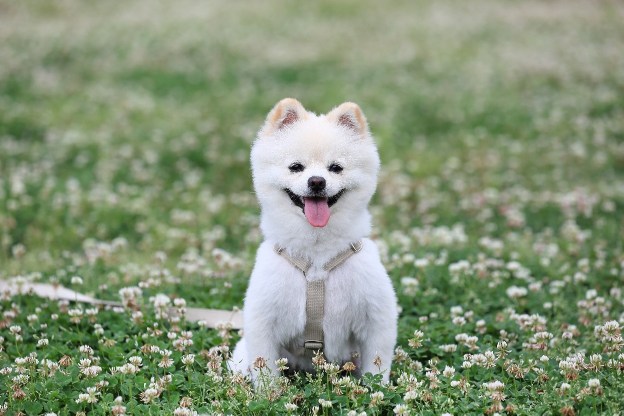
#> input picture dog.jpg, 1247 x 831 px (shown at 1/2 size)
$ jupyter execute --allow-errors '13. numpy.ipynb'
#> lines starting #> are read from the running program, lines starting #| are printed output that depends on the picture
[cell 1]
import numpy as np

data = [[120, 135, 150, 145],  # 제품A
    [100, 110, 140, 130],  # 제품B
    [90, 100, 95, 105]]

data

[cell 2]
np.array(data)

[cell 3]
sales_data = np.array(data)
np.sum(sales_data, axis=1) #총 판매량

[cell 4]
profit_per_unit = np.array([20,30,25])
total_sales = np.dot(profit_per_unit, sales_data)
total_sales #총판매금액

# 넘파이의 사용

1. 데이터 분석 프로젝트: 수치형 데이터의 요약, 통계, 시각화
2. 이미지 처리 프로젝트: 이미지 분석
3. 게임, 시뮬레이션 프로그램: 수치시뮬레이션 등을 구현
4. 머신러닝 / 딥러닝 모델 프로젝트: 금융데이터, 의료데이터, 실험데이터, 센서데이터터

# 이미지 처리

[cell 5]
from PIL import Image
img = Image.open('dog.jpg').convert('L')
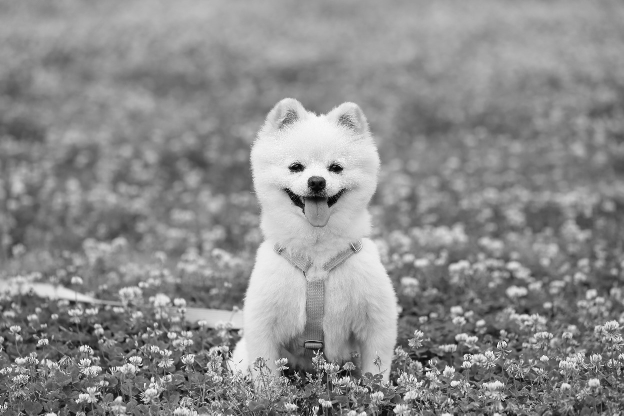
#> img: PIL image 1247x831 L (shown at 1/2 size); min 0, max 255, mean 140.2
img_ary = np.array(img)
new_img = np.clip(img_ary+10, 0, 255).astype(np.uint8)
Image.fromarray(new_img).save('new_sample.jpg')

[cell 6]
inverted = 255 - img_ary
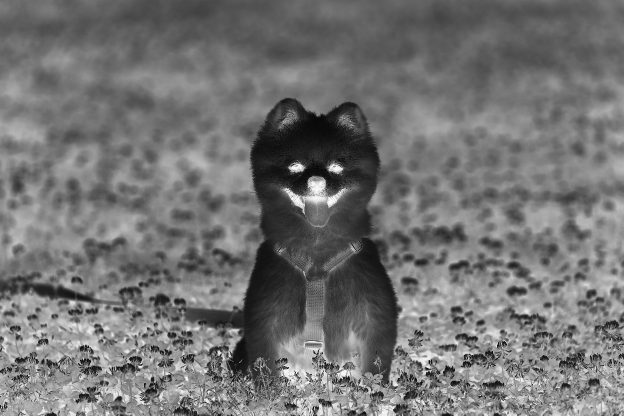
#> inverted: shape (831, 1247) (shown at 1/2 size); min 0, max 255, mean 114.8
Image.fromarray(inverted).save('new_sample1.jpg')

# 데이터 시뮬레이션

#> (a cell that did not finish here is left out)

[cell 8]
import matplotlib.pyplot as plt

n_step = 1000
step = np.random.choice([-1, 1], size=n_step)
walk = np.cumsum(step)

plt.plot(walk)
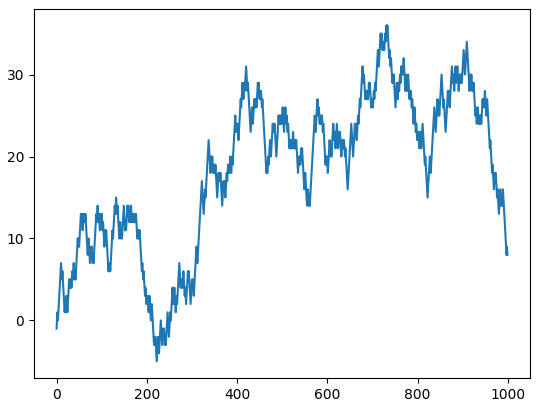
#> figure drawn by matplotlib, 1 panel; curve peaks at x = 731, y = 36

[cell 9]
#배열 생성
import numpy as np

arr = np.array([[1,2,3],
               [4,5,6],
               [7,8,9]])

#배열의 속성 확인
print('배열의 차원:', arr.ndim)
print('배열의 형태:', arr.shape)
print('배열의 크기:', arr.size)
print('배열의 데이터 타입:', arr.dtype)
print('배열 요소의 크기', arr.itemsize)
print('배열의 strides:', arr.strides)

[cell 10]
tensor_list = [[[1, 2, 3, 4],[1, 2, 3, 4],[1, 2, 3, 4]],
               [[1, 2, 3, 4],[1, 2, 3, 4],[1, 2, 3, 4]]]

type(tensor_list)

[cell 11]
arr1 = np.array(tensor_list)
type(arr1)

[cell 12]
arr1.shape

[cell 13]
arr1.shape

[cell 14]
# 배열 생성


arr2 = np.array([[1, 2, 3],
                [4, 5, 6],
                [7, 8, 9]])

# 배열의 속성 확인
print('배열의 차원:', arr2.ndim)         # 2
print('배열의 형태:', arr2.shape)        # (3, 3)
print('배열의 크기:', arr2.size)         # 9
print('배열의 데이터 타입:', arr2.dtype) # int64
print('배열 요소의 크기:', arr2.itemsize) # 8 (바이트)
print('배열의 strides:', arr2.strides)   # (24, 8)
type(arr2)

[cell 15]
arr3 = np.array([1,2,3]) #1차원
type(arr3)

[cell 16]
arr2.dtype, arr3.dtype,

[cell 17]
arr4 = np.array([1,2,3])
id(arr3), id(arr4)

[cell 18]
#type 변환
list2 = [1,2,4,'5',10]
type(list2)

t_1 = np.array(list2)
t_1.dtype, t_1

[cell 19]
#(dtype('<U21'), array(['1', '2', '4', '5', '10'], dtype='<U21'))
# U21 : unicode21

[cell 20]
np.array(list2, float).dtype

# shape 속성

[cell 21]
list2 = [1,2,3,4,5,6,7,8]
t_2 = np.array(list2)
t_2.shape, t_2.ndim

[cell 22]
list3 = ([[1,2,3,4,5,6,7,8], [9,10,11,12,13,14,15,16], [17,18,19,20,21,22,23,24]])

t_3 = np.array(list3)
t_3.shape, t_3.ndim

# 배열의 변경

[cell 23]
list4 = range(1,13)
np.array(list4).reshape(3,4)

[cell 24]
list5 = range(1,13)
np.array(list5).reshape(4,3)

[cell 25]
list6 = np.array([1,2,3])
#list6.reshape((1,3))
list6.reshape((3,1))

[cell 26]
np.newaxis

[cell 27]
#list6.reshape((1,3))
list6[np.newaxis, :]

[cell 28]
list6[ :, np.newaxis]

## arange()
range(strat, end, step)

[cell 29]
np.arange(10)

[cell 30]
np.arange(-5,5)

[cell 31]
np.arange(-0.5 , 0.5, 0.3)

[cell 32]
#2, 3

np.arange(1,7).reshape((2,3)).shape

## 메소드 체이닝

[cell 33]
#2,3,4

np.arange(1,25).reshape((2,3,4))

[cell 34]
np.arange(1,25).reshape((2,3,4)).reshape((24,))

[cell 35]
np.arange(1,25).reshape((2,3,4)).reshape(-1)

[cell 36]
#리스트로부터 배열 생성
arr1 = np.array([1, 2, 3, 4, 5])
print(arr1)

[cell 37]
#0으로 채워진 배열 생성
arr2 = np.zeros(5)
print(arr2)

[cell 38]
#1로 채워진 배열 생성
arr3 = np.ones((3, 3))
print(arr3)

[cell 39]
#1부터 10까지 2씩 증가하는 배열
range_arr = np.arange(1, 10, 2)
print(range_arr)

[cell 40]
#0부터 100까지 5개의 숫자를 균등 간격으로 생성
linspace_arr = np.linspace(0, 100, 5)
print(linspace_arr)

[cell 41]
#2행 3열의 랜덤 값 배열 (0~1 사이)
random_arr = np.random.rand(2, 3)
print(random_arr)

[cell 42]
#2차원 배열 생성
arr = np.array([[1,2],[3,4]])
print(arr)

[cell 43]
#3차원 배열 생성
arr_3d = np.array([[[1,2],[3,4]],[[5,6],[7,8]],[[9,10],[11,12]]])
print(arr_3d.shape)

[cell 44]
# 3x3 단위행렬 생성
identity_matrix = np.identity(3)
print(identity_matrix)

[cell 45]
#대각원소가 [1,2,3]인 대각행렬 생성
diagonal_matrix = np.diag([1,2,3])
print(diagonal_matrix)

[cell 46]
a = np.arange(9).reshape(3,3)
diagonal_matrix_value = np.diag(a)
print(diagonal_matrix_value)

[cell 47]
#3x3 단위행렬 생성 (N=3)
eye_matrix = np.eye(3)
print(eye_matrix)

[cell 48]
#4x3 직사각형 행렬 생성 (N=4, N=3)
rect_eye = np.eye(4,3)
print(rect_eye)

[cell 49]
#k 매개변수로 대각선 위치 조정 (k=1은 주대각선 위로 한 칸)
shifted_eye = np.eye(3, k=1)
print(shifted_eye)

[cell 50]
#기존 배열
arr = np.array([[1,2,3], [4,5,6]])
print(arr)

[cell 51]
empty_arr = np.empty_like(arr)
print(empty_arr)

[cell 52]
#zero_like(): 0으로 채워진 배열 생성
zero_arr = np.zeros_like(arr)
print(zero_arr)

[cell 53]
# ones_like(): 지정된 값으로 채워진 배열 생성
ones_arr = np.ones_like(arr)
print(ones_arr)

[cell 54]
#full like() : 지정된 값으로 채워진 배열 생성
full_arr = np.full_like(arr, 5)
print(full_arr)

[cell 55]
#0과 1사이의 균일 분포 난수
random_uniform = np.random.rand(2,3)
print(random_uniform)

[cell 56]
#3과 7사이의 균일 분포 값
np.random.uniform(3,7, size=(2,3))

[cell 57]
#표준 정규 분포 난수
random_normal = np.random.randn(2,3)
print(random_normal)

[cell 58]
#정수 난수 (최소값, 최대값-1, 크기)
random_int = np.random.randint(0,10,(2,3))
print(random_int)

[cell 59]
#시드 설정 = 재현 가능한 난수 생성
np.random.seed(42)
random_seeded = np.random.rand(3)
print(random_seeded)

[cell 60]
list_data = [1,2,3,4,5]
list_data + list_data #__add__() append(), extend()

[cell 61]
list_data * 2  #__mul__()

## 요소별 연산 > element wise

[cell 62]
a1 = np.array(list_data)
a1*2 #사칙연산 가능 ➡️ 2의 shape이 자동으로[2,2,2,2,2]로 늘어났기 때문

[cell 63]
a2 = np.array([2,2,2,2,2])
a1 + a2

[cell 64]
a3 = np.array([1,2])

# a1 * a3 -> error

#행렬의 shape이 같아야 요소별 연산이 가능.

## 브로드캐스팅

크기가 다른 배열에서 작은 쪽이 큰 쪽에 맞춰 크기를 확장하는 기능
사칙연산에 적용

[cell 65]
a_array = np.arange(3)
b_array = np.arange(3)[:, np.newaxis]
b_array, a_array

[cell 66]
a_array + b_array

[cell 67]
b_array + a_array

[cell 68]
b_array * a_array

[cell 69]
b_array * a_array

[cell 70]
a_array - b_array

[cell 71]
# 기본 산술 연산 예제
arr1 = np.array([1, 2, 3, 4])
arr2 = np.array([5, 6, 7, 8])

#덧셈
print("덧셈", arr1 + arr2)
#뺄셈
print("뺄셈", arr2 - arr1)
#곱셈
print("곱셈", arr1 * arr2)
#나눗셈
print("나눗셈", arr2 / arr1)
#제곱
print("제곱", np.square(arr1))
#제곱근
print("제곱근", np.sqrt(arr1))
#지수
print("지수", np.exp(arr1))
#로그
print("로그", np.log(arr1))

[cell 72]
#shape이 같은 배열 간의 연산
a = np.array([[1, 2],[3, 4]])
b = np.array([[5, 6], [7, 8]])

print("덧셈: \n", a+b)
print("뺄셈: \n", a-b)
print("곱셈: \n", a*b)
print("나눗셈: \n", a/b)

#> (a cell that did not finish here is left out)

[cell 74]
#비교 연산 예제
arr1 = np.array([1,2,3,4,5])
arr2 = np.array([1,3,3,0,5])

print("같음:", arr1 == arr2)
print("더 큼:", arr1 > arr2)
print("더 작음:", arr1 < arr2)

[cell 75]
mask = (arr1 >= 3) & (arr2 <= 4)
print("복합 조건:", mask)

[cell 76]
#비교 결과를 이용한 필터링
filtered = arr1[arr1 > 3]
print("3보다 큰 값:", filtered)

[cell 77]
#요소별 연산 예제
a = np.array([1,2,3])
b = np.array([4,5,6])

print("요소별 덧셈:", a + b)
print("요소별 곱셈", a * b)
print("요소별 제곱:", np.square(a))
print("요소별 제곱근", np.sqrt(a))

[cell 78]
#브로캐스팅 예제
arr = np.array([[1,2,3],[4,5,6]])
scalar = 2

#배열과 스칼라의 연산
print("배열 * 스칼라:")
print(arr * scalar)

[cell 79]
#1차원 배열과 2차원 배열의 연산
row = np.array([1,0,1])
print("\n2차원 배열 + 1차원 배열:")
print(arr + row)

[cell 80]
# 1차원 배열과 2차원 배열의 연산
row = np.array

## 배열의 결합, 연결
concatenate(), vstack(), hstack()

[cell 81]
v1 = np.array([1,2,3])
v2 = np.array([4,5,6,7])
np.concatenate([v1,v2])

[cell 82]
np.concatenate([v1,v2], axis=0)

[cell 83]
grid = np.array([[1,2,3],[1,2,3]])
np.concatenate([grid,grid], axis=1)

[cell 84]
grid = np.array([[1,2,3],[1,2,3]])
np.concatenate([grid,grid], axis=0)

[cell 85]
np.vstack([v1, v1])

[cell 86]
np.hstack([v2,v2])

[cell 87]
#2차원 배열 예제
arr_2d = np.array([[1,2,3],[4,5,6]])

[cell 88]
#axis = 0 방향 합계 (열 방향 합)
sum_axis0 = np.sum(arr_2d, axis=0)
sum_axis1 = np.sum(arr_2d, axis=1)
print(sum_axis0)
print(sum_axis1)

## 배열의 인덱싱

배열[행인덱스, 열인덱스]

[cell 89]
arr = np.array([1,2,3,4,5])
arr[0], arr[-1]

[cell 90]
arr_2d[0,1], arr_2d[0,-1]

[cell 91]
arr_2d

[cell 92]
arr_2d[1,1]

[cell 93]
arr_2d[1,1] = 10
arr_2d

## 슬라이싱
- [:] 전체
- [0:n] 0~n-1까지
- [:5] 0~4까지

리스트와 차이점
- 리스트 : 복사본을 리턴
- 배열 : 원본 배열의 뷰 ➡️ 복사❌, 원본에도 영향을 미친다
- 슬라이싱.copy()

[cell 94]
x = np.arange(10)
x

[cell 95]
x[:5]

[cell 96]
x[4:7]

[cell 97]
new_x = x[4:7]
new_x

[cell 98]
new_x[0] = 100
new_x, x #view, 뷰의 값 변경 ➡️ 원본의 값도 변경

[cell 99]
new_x1 = x[4:7].copy()
new_x1[0] = 200
new_x1, x

[cell 100]
#1차원 배열 슬라이싱
arr = np.array([0,1,2,3,4,5])
print(arr[2:5])
print(arr[::2])

[cell 101]
#2차원 배열 슬라이싱
arr_2d = np.array([[1,2,3,4],
                  [5,6,7,8],
                  [9,10,11,12]])

print(arr_2d[:2, 1:3])

[cell 102]
arr_2d = np.arange(16).reshape((4, 4))

print("원본 4x4 배열:")
print(arr_2d)
print("-" * 30)

[cell 103]
# 첫 번째 행 전체
print(arr_2d[0,])

[cell 104]
#마지막 열 전체
print(arr_2d[:, -1])

[cell 105]
#첫 번째 행과 마지막 행만 선택, 각 행의 첫번째, 마지막 열 선택
arr_2d[[0,3]] [:,[0,3]]

[cell 106]
# 짝수 인덱스 행(0번째, 2번째 행), 홀수 인덱스 열 선택
# 연속 인덱싱 ➡️ 겹치는 부분 ➡️ 교차인덱싱
arr_2d[::2, 1::2]

[cell 107]
#위의 3차원 행렬을 작성하세요


arr_3d = np.arange(36).reshape((6,6))

print("원본 6x6 배열:")
print(arr_3d)
print("-" * 30)

[cell 108]
arr_3d_new = np.stack([arr_3d, arr_3d, arr_3d, arr_3d])
arr_3d_new.shape

[cell 109]
#각 층의 (0,0)위치의 값을 각 층의 인덱스로 설정

for d_idx in range(4):
    arr_3d_new[d_idx, 0,0] = d_idx
arr_3d_new

[cell 110]
# 2번째 층(깊이, 면) 선택
#arr_3d = np.arange(144).reshape((4, 6, 6))  # 3차원 배열
print(arr_3d_new[1, :, :])  # 2번째 층 출력

[cell 111]
#네번째행, 두번째 열 원소 선택, 1차원 배열로 작성

arr_3d_new[:,3,1]

[cell 112]
#배열의 첫 두 층, 마지막 두 행, 마지막 두 열 선택

arr_3d_new[:2, -2:, -2: ]

[cell 113]
#짝수 인덱스층, 모든행의 세번째열 선택
arr_3d_new[::2, :, 2]

[cell 114]
#세번째 층, 두번째 행에서 네번째 행, 홀수 인덱스 열
arr_3d_new[2, 1:4, 1::2]

# 인덱싱 기법

- **기본 인덱싱**

- **불리언 인덱싱**
1) 불리언 인덱싱
2) 비교연산자, 논리연산자를 이용하 마스크 행렬을 생성
3) 마스크 행렬을 이용한 인덱싱

- **팬시 인덱싱**

[cell 115]
#bool 행렬
x = np.array([1,2,3,4,5])
x < 3

[cell 116]
np.less(x,3)

[cell 117]
x1 = np.array([[1,2,3],
          [4,5,6]])
x1.shape
x1 > 5

[cell 118]
data = np.arange(28).reshape(7,4)
data > 5

[cell 119]
# 조건에 맞는 값 추출 > 1차원
data[data > 5]

[cell 120]
name = np.array(['Bob', 'Joe', 'Will', 'Bob', 'Will', 'Joe', 'Joe'])
name

[cell 121]
name == 'Bob'

[cell 122]
data

[cell 123]
data[name=='Bob'] #bool indexing

# 조건식의 규칙

- 조건식으로 사용할 행렬의 값이 문자여도 결과만 True / False 식으로 나오면 필터가 된다.
- 필터로 사용할 행렬의 개수 == 원본 데이터 개수 : "짝이 맞아야 한다"
※짝이 맞지 않으면 *IndexError*가 난다.
- 행렬[조건식, ]  ⭕ 열은 생략할 수 있다
- 행렬 [, 조건식] ❌ 행은 생략할 수 없다
- 괄호()로 우선순위를 지정할 수 있다
- 복합조건: 논리함수 and, or ➡️ &, | 로 표현한다
- 부정연산자: != , ~ 사용 가능

[cell 124]
name
name1 = np.array(['Bob', 'Joe', 'Will'])
#> (the rest of this cell did not finish here and is left out)

[cell 125]
data[name=='Bob']

[cell 126]
data[name == 'Bob', :]

[cell 127]
data[name == 'Bob', 1]

#> (a cell that did not finish here is left out)

#> (a cell that did not finish here is left out)

#> (a cell that did not finish here is left out)

[cell 131]
# np.array([10, 20, 30, 40, 50, 60])에서
# 3의 배수가 아닌 값만 출력해보세요.

# 힌트: arr % 3 != 0 조건을 불리언 배열로 만들고 인덱싱!


d1 = np.array([10, 20, 30, 40, 50, 60])
data1 = d1 %3 != 0
print(d1[data1])

[cell 132]
arr = np.array([4, 5, 6, 7, 8])
mask = arr %2 == 0
arr[mask] = 0
print(arr)

[cell 133]
arr2d = np.array([[4, 7, 2],
                  [9, 6, 1],
                  [8, 5, 3]])

mask = arr2d % 2 == 0
arr2d[mask] = -1
print(arr2d)

## 팬시 인덱싱

- 정수 리스트를 인덱스를 사용
- 행렬의 순서를 바꿀 수 있다.

[cell 134]
data

[cell 135]
data[[3,0]]

[cell 136]
arr = np.empty((8,4))
arr

[cell 137]
for i in range(8):
    arr[i] = i

arr

[cell 138]
arr[[3,5]]

[cell 139]
# (1,0): 1, (5,3): 5, (7,1): 7, (2,2):2
arr [[1,5,7,2], [0,3,1,2]]

# 쇼핑몰 매출 데이터 분석을 통한 NumPy 기본 연습 문제

## 문제 1: 매출 데이터에서 일일 평균 매출 계산하기
- 설명: 30일 동안의 쇼핑몰 매출 데이터를 배열로 제공할 때, 일일 평균 매출을 계산하세요.
- 힌트: np.mean() 함수를 사용하여 배열의 평균값을 계산합니다.

[cell 140]
sales_data = np.array([2200, 2350, 2500, 2750, 3000, 3100, 2700, 2600, 2900, 3200,
                       3400, 3600, 3300, 3100, 2900, 2700, 2800, 2900, 3100, 3200,
                       3300, 3400, 3500, 3700, 3600, 3500, 3400, 3300, 3000, 3100])

[cell 141]
sales_data.shape

[cell 142]
# numpy 함수
avg_sales = np.mean(sales_data)
print("평균", avg_sales)

# 행렬의 합 / 행렬의 요소수
avg_sales1 = sales_data.sum() / sales_data.size
print("행렬의 합", avg_sales1)

##  문제 2: 매출 데이터에서 최대 매출일과 최소 매출일 찾기

- 설명: 매출 데이터에서 가장 높은 매출과 가장 낮은 매출을 기록한 날짜를 찾아보세요.
- 힌트: np.argmax(), np.argmin()을 사용하여 최대값, 최소값의 인덱스를 찾습니다.

[cell 143]
sales_data.shape

max_day, min_day = sales_data.argmax(), sales_data.argmin()

print(f'최대 매출일: {max_day+1} 최소 매출일: {min_day+1}')

## 문제 3: 7일 단위로 매출 합계 계산하기

- 설명: 30일 매출 데이터를 7일 단위로 나누어 각 주차별 매출 합계를 계산하세요.
- 힌트: 배열을 슬라이싱하거나 reshape()를 사용하여 배열을 변환합니다.

[cell 144]
sales_data[:28].reshape(4,7)

[cell 145]
weekly_data = np.pad(sales_data, (0,5), 'constant', constant_values=0).reshape(5,7)
weekly_data

[cell 146]
weekly_data.sum(axis=1) # 주별합계

[cell 147]
weekly_data.sum(axis=0) #요일별합계

## 문제 4: 매출 데이터에서 특정 조건에 맞는 매출 데이터 필터링하기

- 설명: 매출이 3000 이상인 날들의 매출만 필터링하여 보여주세요.
- 힌트: 배열에서 조건 필터링을 사용하는 방법을 익힙니다.


[cell 148]
#filter()
high_sales = list(filter(lambda x: x>=3000, sales_data))
np.array(high_sales)

[cell 149]
high_sales = sales_data[sales_data >= 3000]
high_sales

## 문제 5: 특정 범위 내 매출의 평균값 계산하기
- 설명: 매출이 2800에서 3500 사이인 날들의 평균 매출을 계산하세요.
- 힌트: 조건 필터링 후 np.mean()을 사용하여 계산합니다.

[cell 150]
sales_mean1 = list(filter(lambda x: x>=2800, sales_data))
np.array(sales_mean1)

[cell 151]
sales_mean2 = list(filter(lambda x: x>=3500, sales_data))
np.array(sales_mean2)

[cell 152]
sales_mean3 = sales_mean1 + sales_mean2
sales_mean3_ttl = np.array(sales_mean3)
sales_mean3_avg = np.mean(sales_mean3_ttl)
np.array(sales_mean3_avg)

[cell 153]
cond = (sales_data >= 2800)&(sales_data<=3500)
sales_data[cond].mean()

## 문제 6: 주차별 평균 계산

[cell 154]
weekly_data[:].mean()

## 문제 7: 매출의 중앙값 median()

[cell 155]
np.median(sales_mean1)

## 문제 8: 매출이 증가한 날, 감소한 날 카운트
- 매출 증감 계산 : **'차이'**로 판단
- np.diff()

[cell 156]
diff = np.diff(sales_data)
print(f"매출증가: {np.sum(diff>0)}일")
print(f"매출감소: {np.sum(diff<0)}일")

## 문제 9: 각 주차별로 가장 매출이 높았던 날 찾기
- np.argmax() + axis 활용

[cell 157]
import matplotlib.pyplot as plt

[cell 158]
week_arr = np.array(weekly_data)
week_max = np.argmax(week_arr, axis=1)
print(week_max)

[cell 159]
w_mean = weekly_data.mean(axis=1)
plt.plot(w_mean)
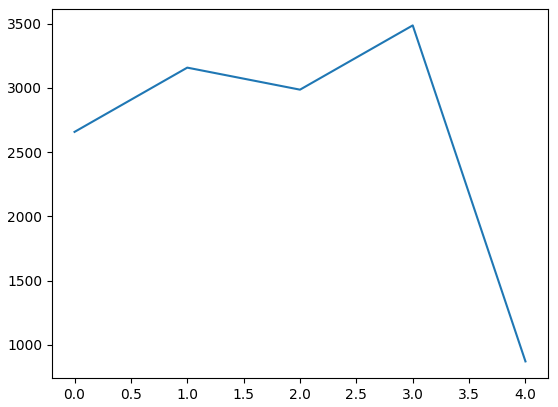
#> figure drawn by matplotlib, 1 panel

[cell 160]
weekly_data_1 = weekly_data.copy().astype(float)
weekly_data_1[weekly_data_1==0] = np.nan

weekly_mean = np.nanmean(weekly_data_1, axis=1)
print(weekly_mean)
plt.plot(weekly_mean)
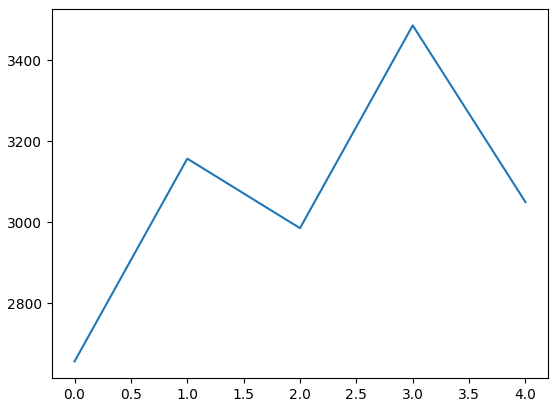
#> figure drawn by matplotlib, 1 panel

[cell 161]
#각 주차별 최고 매출 요일 출력

week_arr = np.array(weekly_data)
days = ['월', '화', '수', '목', '금', '토', '일']
max_days = np.argmax(week_arr, axis=1)

for i, day_idx in enumerate(max_days):
    print(f"{i+1}주차: {days[day_idx]}요일에 최고치 ({week_arr[i, day_idx]})")

[cell 162]
week_arr = np.array(weekly_data)
days = ['월', '화', '수', '목', '금', '토', '일']
min_days = np.argmin(week_arr, axis=1)

for i, day_idx in enumerate(min_days):
    print(f"{i+1}주차: {days[day_idx]}요일에 최저치 ({week_arr[i, day_idx]})")

[cell 163]
weekly_data_1

[cell 164]
arr = np.array(weekly_data_1)
days = ['월', '화', '수', '목', '금', '토', '일']

for i in range(arr.shape[0]):
    max_day_idx = np.nanargmax(arr[i])
    max_sales = int(arr[i, max_day_idx])
    print(f"[{i+1}주차] {days[max_day_idx]}요일에 최고 매출: {max_sales}만원")

[cell 165]
# 30일 동안의 매출
sales_data = np.array([2200, 2350, 2500, 2750, 3000, 3100, 2700, 2600, 2900, 3200,
                       3400, 3600, 3300, 3100, 2900, 2700, 2800, 2900, 3100, 3200,
                       3300, 3400, 3500, 3700, 3600, 3500, 3400, 3300, 3000, 3100])


# 한 달 간 평균 매출
avg_sales = np.mean(sales_data)
print("한 달 평균 매출", avg_sales)


# 최대 매출일, 최소 매출일
sales_data.shape
max_day, min_day = sales_data.argmax(), sales_data.argmin()
print(f'최대 매출일: {max_day+1} 최소 매출일: {min_day+1}')


# 7일 단위로 매출 합계 계산
weekly_data = np.pad(sales_data, (0,5), 'constant', constant_values=0).reshape(5,7)
weekly_data

print("주별 합계:", weekly_data.sum(axis=1))
print("요일별 합계:", weekly_data.sum(axis=0))


# 매출이 2800에서 3500 사이인 날들의 평균 매출을 계산
cond = (sales_data >= 2800)&(sales_data<=3500)
cond_avg = sales_data[cond].mean()
print("특정 범위 내 매출 평균값:", cond_avg)


# matplotlib 모듈 불러오기
import matplotlib.pyplot as plt


# 7일 단위 매출 합계 계산 시 값이 0으로 들어감(매출 계산 오류 해결방안)
# 0 ➡️ nan 으로 변경
# matplotlib 그래프 출력
weekly_data_1 = weekly_data.copy().astype(float)
weekly_data_1[weekly_data_1==0] = np.nan

weekly_mean = np.nanmean(weekly_data_1, axis=1)
print(weekly_mean)
plt.plot(weekly_mean)


#각 주차별 최고 매출 요일 출력
arr = np.array(weekly_data_1)
days = ['월', '화', '수', '목', '금', '토', '일']

for i in range(arr.shape[0]):
    max_day_idx = np.nanargmax(arr[i])
    max_sales = int(arr[i, max_day_idx])
    print(f"[{i+1}주차] {days[max_day_idx]}요일에 최고 매출: {max_sales}만원")
